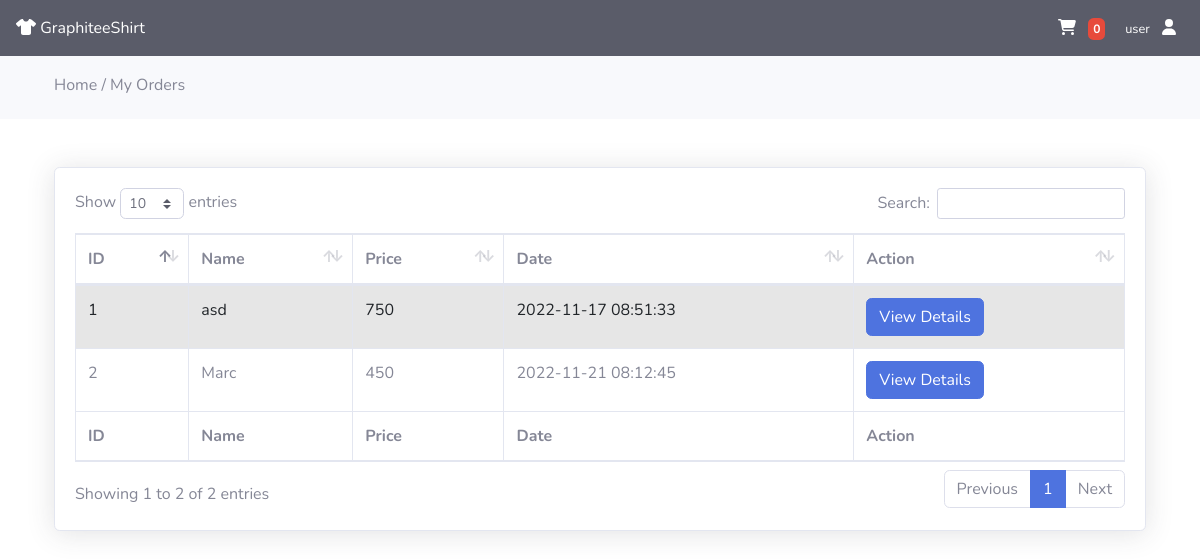
Before: /my-orders.php (signed in) with the older database file.
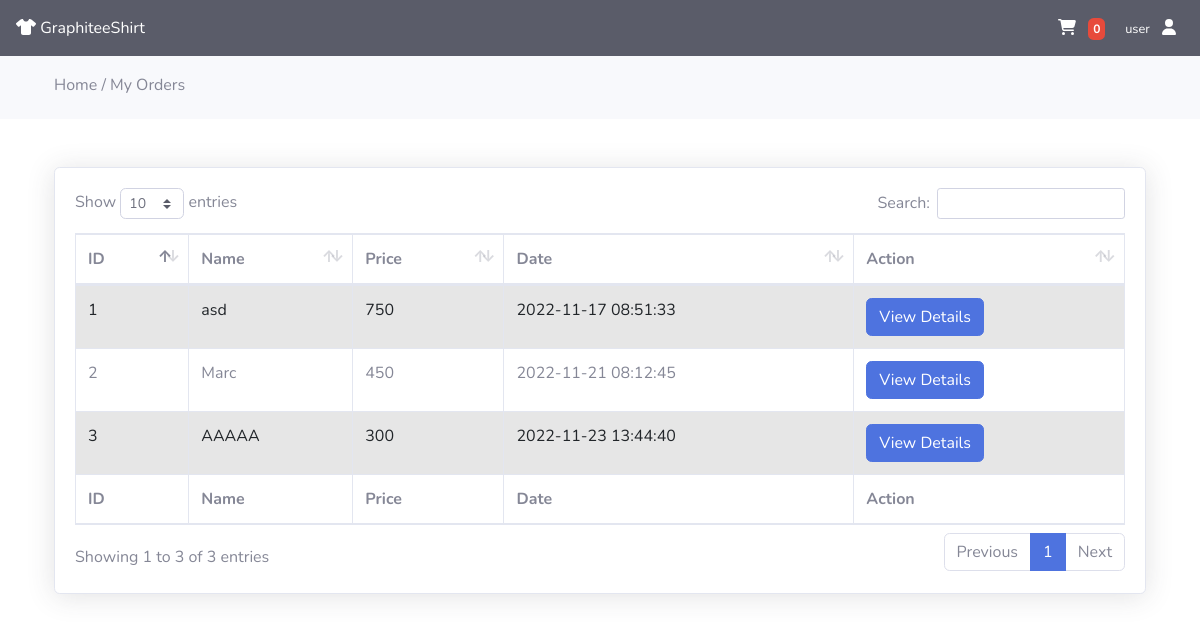
After: the same page with the newer database file.
### tables this page shows
CREATE TABLE `orders` (
  `id` int(11) NOT NULL,
  `tracking_id` varchar(255) NOT NULL,
  `user_id` int(255) NOT NULL,
  `name` varchar(255) NOT NULL,
  `email` varchar(255) NOT NULL,
  `phone` varchar(255) NOT NULL,
  `address` mediumtext NOT NULL,
  `pincode` int(255) NOT NULL,
  `total_price` int(255) NOT NULL,
  `payment_mode` varchar(255) NOT NULL,
  `payment_id` varchar(255) DEFAULT NULL,
  `status` tinyint(4) NOT NULL DEFAULT 0,
  `comments` varchar(255) DEFAULT NULL,
  `created_at` timestamp NOT NULL DEFAULT current_timestamp()
);

### classes/connectiondb.php (called while the page is built, shortened)
<?php
class connection
{
    protected function connect()
    {
        try {
            $servername = "localhost";
            $username = "root";
            $password = "";
            $conn = new PDO("mysql:host=$servername;dbname=ooplogin", $username, $password);
            $conn->setAttribute(PDO::ATTR_ERRMODE, PDO::ERRMODE_EXCEPTION);
            return $conn;
        } catch (PDOException $e) {
            echo "Connection failed: " . $e->getMessage();
            die();
        }
    }
}

### classes/viewproductModel.php (called while the page is built, shortened)
<?php
class viewproducts extends connection
{
    function getOrders($user_id)
    {
        $sql = "SELECT * FROM orders WHERE user_id ='$user_id' ORDER BY id DESC";
        $stmt = $this->connect()->prepare($sql);
        $stmt->execute();
        return $stmt;
    }
}

### my-orders.php (the view, shortened to what the changed rows need)
<?php
if (!isset($_SESSION["userid"])) {
    $style = "style='display:none;'";
    $toggle = "";
} else {
    include "classes/connectiondb.php";
    include "classes/viewproductModel.php";
}
?>
<!DOCTYPE html>
<html lang="en">
<head>
    <link href="https://cdn.jsdelivr.net/npm/bootstrap@5.2.0/dist/css/bootstrap.min.css" rel="stylesheet">
    <link href="vendors/fontawesome-free/css/all.min.css" rel="stylesheet" type="text/css">
    <link href="dashboard/css/sb-admin-2.min.css" rel="stylesheet">
    <link href="vendors/datatables/dataTables.bootstrap4.min.css" rel="stylesheet">
    <link rel="stylesheet" href="https://cdnjs.cloudflare.com/ajax/libs/font-awesome/6.1.2/css/all.min.css">
    <link rel="stylesheet" href="//cdn.jsdelivr.net/npm/alertifyjs@1.13.1/build/css/alertify.min.css" />
</head>
<body>
    <div class="row">
        <div class="py-5">
            <div class="container">
                <div class="card card-body shadow">
                    <div class="row">
                        <div class="col-md-12">
                            <table id="dataTable" class="table table-bordered table-striped" style="width:100%">
                                <thead class="">
                                    <tr>
                                        <th>ID</th>
                                        <th>Name</th>
                                        <th>Price</th>
                                        <th>Date</th>
                                        <th>Action</th>
                                    </tr>
                                </thead>
                                <tbody>
                                    <?php
                                    $user_id = $_SESSION["userid"];
                                    $order = new viewproducts();
                                    $orderData = $order->getOrders($user_id);
                                    if ($orderData->rowCount() > 0) {
                                        foreach ($orderData as $items) {
                                    ?>
                                            <tr>
                                                <td> <?= $items['id']; ?> </td>
                                                <td> <?= $items['name']; ?> </td>
                                                <td> <?= $items['total_price']; ?> </td>
                                                <td> <?= $items['created_at']; ?> </td>
                                                <td>
                                                    <a href="view-order.php?t=<?= $items['tracking_id']; ?> " class="btn btn-primary "> View Details </a>
                                                </td>
                                            </tr>
                                        <?php
                                        }
                                    } else {
                                        ?>
                                    <?php
                                    }
                                    ?>
                                </tbody>
                                <tfoot>
                                    <tr>
                                        <th>ID</th>
                                        <th>Name</th>
                                        <th>Price</th>
                                        <th>Date</th>
                                        <th>Action</th>
                                    </tr>
                                </tfoot>
                            </table>
                        </div>
                    </div>
                </div>
            </div>
        </div>
</body>
</html>

Changed rows visible on the page:
added orders: id "3", name "AAAAA", total_price "300", created_at "2022-11-23 13:44:40"
Other visible differences:
text written by a page script: "Show entries Search: Showing 1 to 2 of 2 entries Previous 1 Next" → "Show entries Search: Showing 1 to 3 of 3 entries Previous 1 Next"
